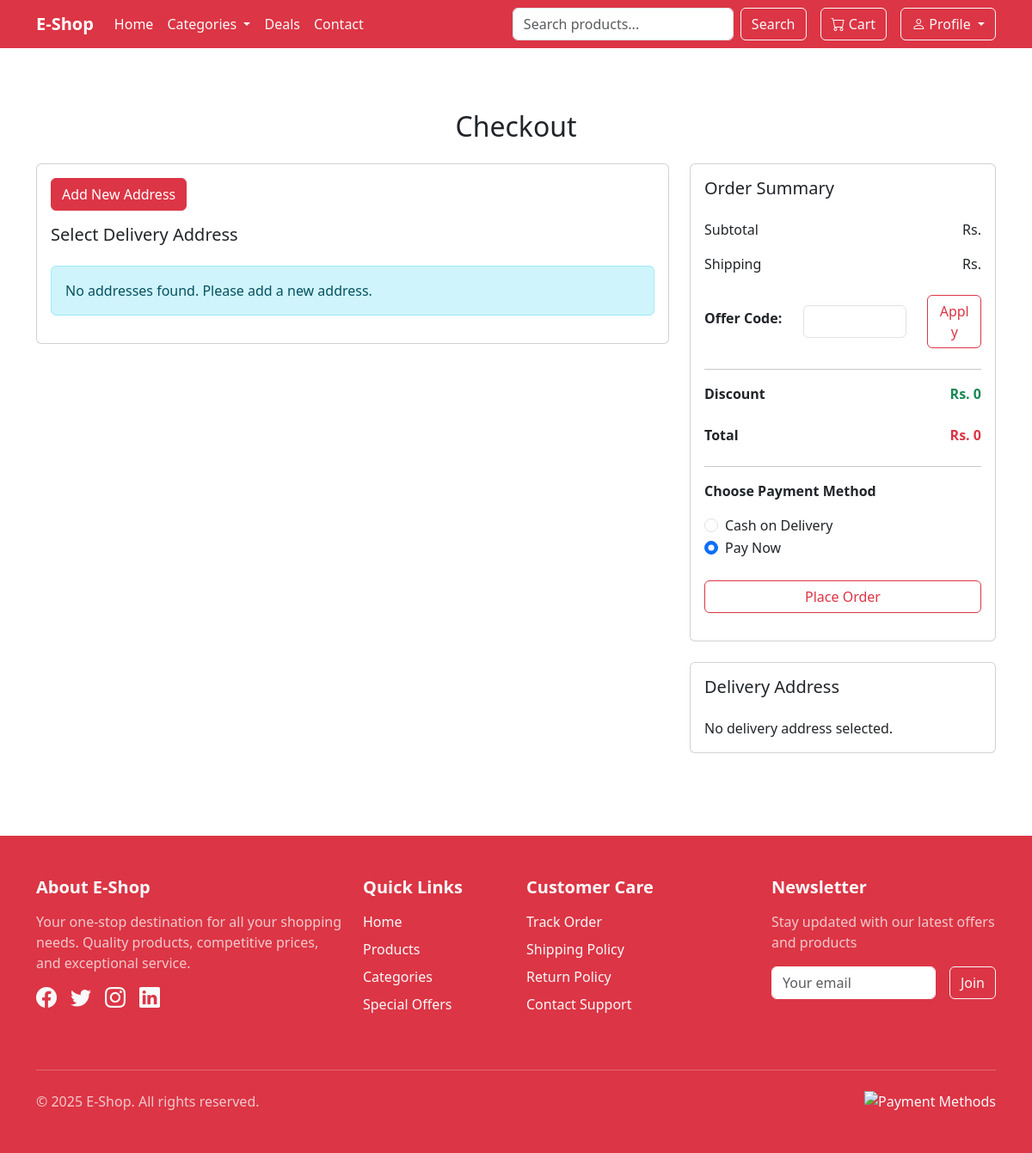
Before: /checkout.php (signed in) with the older database file.
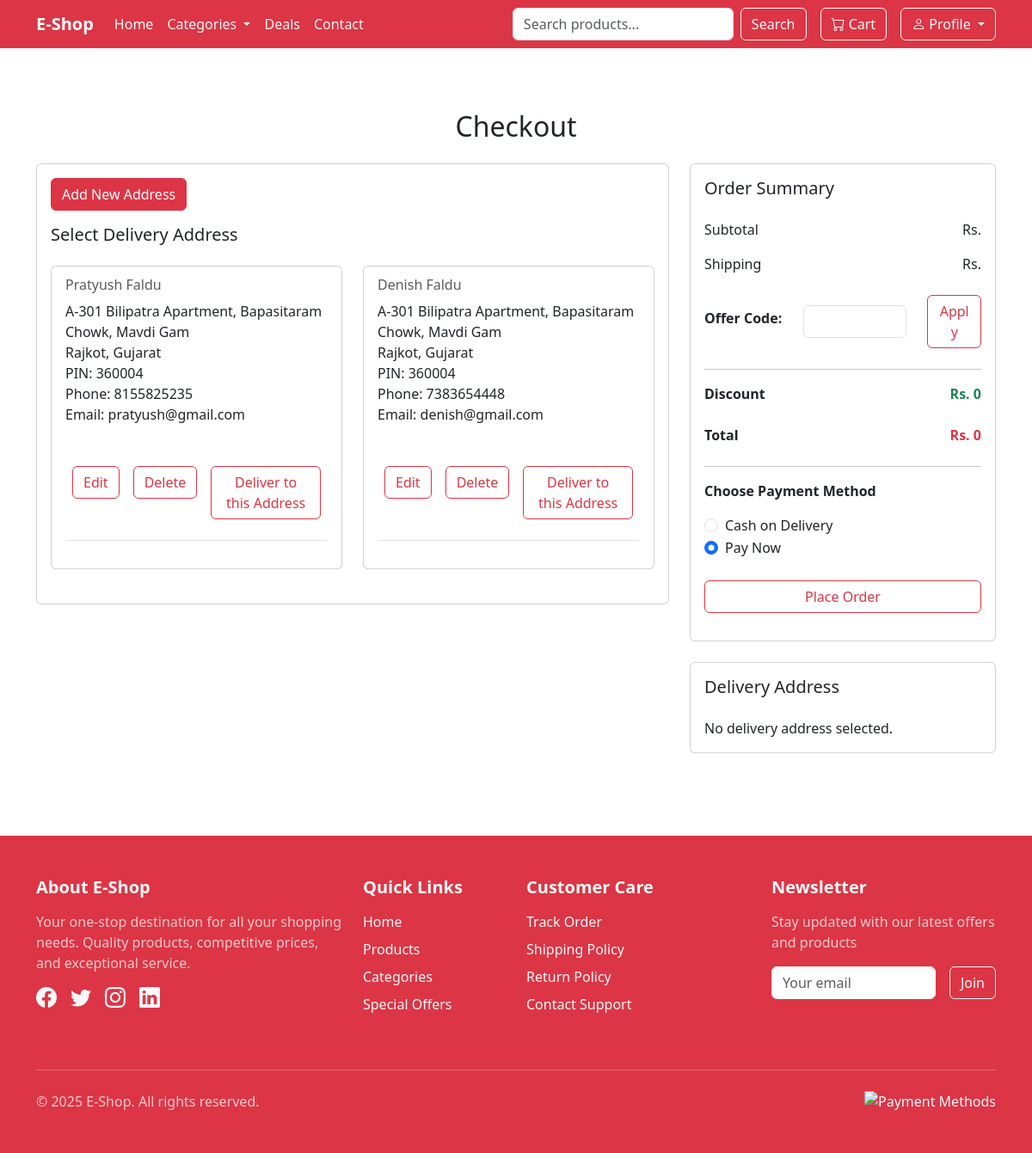
After: the same page with the newer database file.
### tables this page shows
CREATE TABLE `address` (
  `id` int NOT NULL,
  `user_email` varchar(50) NOT NULL,
  `firstname` char(30) NOT NULL,
  `lastname` char(30) NOT NULL,
  `email` varchar(30) NOT NULL,
  `address` text NOT NULL,
  `city` char(50) NOT NULL,
  `state` char(30) NOT NULL,
  `zip` int NOT NULL,
  `phone` bigint NOT NULL
);

### checkout.php (the view, shortened to what the changed rows need)
<?php include 'header.php';
?>
<div class="container py-5">
    <h2 class="text-center mb-4">Checkout</h2>
    <div class="row">
        <div class="col-lg-8 mb-4">
            <div class="card checkout-card">
                <div class="card-body">
                    <button type="button" class="btn btn-danger mb-3" data-bs-toggle="modal"
                        data-bs-target="#addAddressModal">
                        Add New Address
                    </button>
                    <h5 class="card-title mb-4">Select Delivery Address</h5>
                    <?php
                    $user_id = $_SESSION['user'];
                    $sql = "SELECT * FROM address WHERE user_email = '$user_id'";
                    $result = $con->query($sql);
                    if ($result->num_rows > 0) {
                        echo '<div class="row">';
                        while ($row = $result->fetch_assoc()) {
                    ?>
                            <div class="col-md-6 mb-4">
                                <div class="card">
                                    <div class="card-body">
                                        <h6 class="card-subtitle mb-2 text-muted">
                                            <?php echo $row['firstname'] . ' ' . $row['lastname']; ?></h6>
                                        <p class="card-text">
                                            <?php echo $row['address']; ?><br>
                                            <?php echo $row['city'] . ', ' . $row['state']; ?><br>
                                            PIN: <?php echo $row['zip']; ?><br>
                                            Phone: <?php echo $row['phone']; ?><br>
                                            Email: <?php echo $row['email']; ?>
                                        </p>
                                        <table class="table">
                                            <tr>
                                                <td>
                                                    <button class="btn btn-outline-danger editBtn" data-id="<?= $row['id'] ?>"
                                                        data-firstname="<?= $row['firstname'] ?>"
                                                        data-lastname="<?= $row['lastname'] ?>"
                                                        data-email="<?= $row['email'] ?>" data-mobile="<?= $row['phone'] ?>"
                                                        data-pincode="<?= $row['zip']; ?>" data-city="<?= $row['city']; ?>"
                                                        data-state="<?= $row['state']; ?>"
                                                        data-address="<?= $row['address']; ?>" data-bs-toggle="modal"
                                                        data-bs-target="#editaddressModal">
                                                        Edit
                                                    </button>
                                                </td>
                                                <td>
                                                    <div>
                                                        <form action="checkout.php" method="post">
                                                            <button type="submit" class="btn btn-outline-danger"
                                                                name="delete_address">
                                                                Delete
                                                            </button>
                                                        </form>
                                                    </div>
                                                </td>
                                                <td>
                                                    <form action="checkout.php" method="post">
                                                        <button type="submit" class="btn btn-outline-danger"
                                                            name="deliver_address">
                                                            Deliver to this Address
                                                        </button>
                                                    </form>
                                                </td>
                                            </tr>
                                        </table>
                                    </div>
                                </div>
                            </div>
                    <?php
                        }
                        echo '</div>';
                    } else {
                        echo '<div class="alert alert-info">No addresses found. Please add a new address.</div>';
                    }
                    ?>
                </div>
            </div>
        </div>
    </div>
</div>

Changed rows visible on the page:
added address: firstname "Pratyush", lastname "Faldu", address "A-301 Bilipatra Apartment, Bapasitaram Chowk, Mavdi Gam", city "Rajkot", state "Gujarat", zip "360004", phone "8155825235", email "pratyush@gmail.com"
added address: firstname "Denish", lastname "Faldu", address "A-301 Bilipatra Apartment, Bapasitaram Chowk, Mavdi Gam", city "Rajkot", state "Gujarat", zip "360004", phone "7383654448", email "denish@gmail.com"
Other visible differences:
text no longer shown: "No addresses found. Please add a new address."
